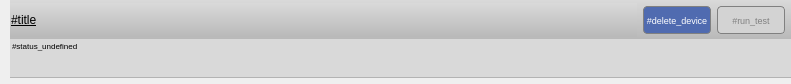
<?xml version="1.0" encoding="UTF-8"?>
<ui version="4.0">
 <class>frmDeviceSlot</class>
 <widget class="QWidget" name="frmDeviceSlot">
  <property name="geometry">
   <rect>
    <x>0</x>
    <y>0</y>
    <width>791</width>
    <height>84</height>
   </rect>
  </property>
  <property name="minimumSize">
   <size>
    <width>0</width>
    <height>0</height>
   </size>
  </property>
  <property name="maximumSize">
   <size>
    <width>16777215</width>
    <height>16777215</height>
   </size>
  </property>
  <property name="windowTitle">
   <string notr="true"/>
  </property>
  <property name="styleSheet">
   <string notr="true">/* Иконка статуса устройства*/
QLabel
{
	border-radius: 0px;
	border-color: #B3B3B3;
	border-width: 1px;
	border-style: solid;
	border-right-style: none;
	border-left-style: none;
	border-top-style: none;
	background-color: #D9D9D9;
} 

/* Общий стиль для плашки устройства */
QPushButton#btnChange
{
	text-align: left;
	color: black;	
	border: none;
}

QPushButton:pressed#btnChange
{
	background-color: qlineargradient(spread:pad, x1:0, y1:0, x2:0, y2:1, stop:0 #B9B9B9, stop:1 #D9D9D9);
}

/* Кнопка с наименованием/редактирования устройства */
QPushButton#btnChange, QFrame#frame
{
	border: none;
	background-color: qlineargradient(spread:pad, x1:0, y1:0, x2:0, y2:1, stop:0 #D9D9D9, stop:1 #B9B9B9);
}

QPushButton#btnChange
{
	border-radius: none;
}

QPushButton
{
	color: white;
	background-color: rgba(80, 107, 176);
	border: 1px solid gray;
	border-radius: 4px;
	padding-left: 1px;
	padding-right: 1px;
}

QPushButton:pressed 
{
	background-color: rgba(98, 141, 191);
}

QPushButton:disabled
{
	color: gray;
	background-color: lightgray;
}

QWidget#lineStatus
{
	border-top-left-radius: 4px;
	border-bottom-left-radius: 4px;
}
</string>
  </property>
  <layout class="QGridLayout" name="gridLayout_2">
   <property name="leftMargin">
    <number>0</number>
   </property>
   <property name="topMargin">
    <number>0</number>
   </property>
   <property name="rightMargin">
    <number>0</number>
   </property>
   <property name="bottomMargin">
    <number>6</number>
   </property>
   <property name="spacing">
    <number>0</number>
   </property>
   <item row="0" column="0">
    <widget class="Line" name="lineStatus">
     <property name="minimumSize">
      <size>
       <width>10</width>
       <height>0</height>
      </size>
     </property>
     <property name="styleSheet">
      <string notr="true">color: &quot;#7e0000&quot;;
background-color: &quot;#7e0000&quot;;</string>
     </property>
     <property name="frameShadow">
      <enum>QFrame::Plain</enum>
     </property>
     <property name="lineWidth">
      <number>10</number>
     </property>
     <property name="orientation">
      <enum>Qt::Vertical</enum>
     </property>
    </widget>
   </item>
   <item row="0" column="1">
    <layout class="QGridLayout" name="gridLayout">
     <property name="spacing">
      <number>0</number>
     </property>
     <item row="0" column="0">
      <widget class="QFrame" name="frame">
       <property name="frameShape">
        <enum>QFrame::StyledPanel</enum>
       </property>
       <property name="frameShadow">
        <enum>QFrame::Raised</enum>
       </property>
       <layout class="QHBoxLayout" name="horizontalLayout">
        <property name="spacing">
         <number>6</number>
        </property>
        <property name="leftMargin">
         <number>0</number>
        </property>
        <property name="topMargin">
         <number>3</number>
        </property>
        <property name="rightMargin">
         <number>6</number>
        </property>
        <property name="bottomMargin">
         <number>2</number>
        </property>
        <item>
         <widget class="QPushButton" name="btnChange">
          <property name="sizePolicy">
           <sizepolicy hsizetype="Minimum" vsizetype="Preferred">
            <horstretch>0</horstretch>
            <verstretch>0</verstretch>
           </sizepolicy>
          </property>
          <property name="font">
           <font>
            <underline>true</underline>
           </font>
          </property>
          <property name="text">
           <string notr="true">#title</string>
          </property>
          <property name="cyberState" stdset="0">
           <string/>
          </property>
          <property name="cyberDeviceButton" stdset="0">
           <bool>true</bool>
          </property>
         </widget>
        </item>
        <item>
         <widget class="QPushButton" name="btnDelete">
          <property name="sizePolicy">
           <sizepolicy hsizetype="Maximum" vsizetype="Preferred">
            <horstretch>0</horstretch>
            <verstretch>0</verstretch>
           </sizepolicy>
          </property>
          <property name="maximumSize">
           <size>
            <width>68</width>
            <height>28</height>
           </size>
          </property>
          <property name="font">
           <font>
            <pointsize>7</pointsize>
           </font>
          </property>
          <property name="styleSheet">
           <string notr="true"/>
          </property>
          <property name="text">
           <string>#delete_device</string>
          </property>
         </widget>
        </item>
        <item>
         <widget class="QPushButton" name="btnRunTest">
          <property name="enabled">
           <bool>false</bool>
          </property>
          <property name="sizePolicy">
           <sizepolicy hsizetype="Maximum" vsizetype="Preferred">
            <horstretch>0</horstretch>
            <verstretch>0</verstretch>
           </sizepolicy>
          </property>
          <property name="maximumSize">
           <size>
            <width>68</width>
            <height>28</height>
           </size>
          </property>
          <property name="font">
           <font>
            <pointsize>7</pointsize>
           </font>
          </property>
          <property name="styleSheet">
           <string notr="true"/>
          </property>
          <property name="text">
           <string>#run_test</string>
          </property>
         </widget>
        </item>
       </layout>
      </widget>
     </item>
     <item row="1" column="0">
      <widget class="QLabel" name="lbStatus">
       <property name="minimumSize">
        <size>
         <width>0</width>
         <height>0</height>
        </size>
       </property>
       <property name="font">
        <font>
         <pointsize>6</pointsize>
        </font>
       </property>
       <property name="text">
        <string>#status_undefined</string>
       </property>
       <property name="alignment">
        <set>Qt::AlignLeading|Qt::AlignLeft|Qt::AlignTop</set>
       </property>
       <property name="wordWrap">
        <bool>true</bool>
       </property>
      </widget>
     </item>
    </layout>
   </item>
  </layout>
 </widget>
 <resources>
  <include location="../Resources/Resources.qrc"/>
 </resources>
 <connections/>
</ui>
